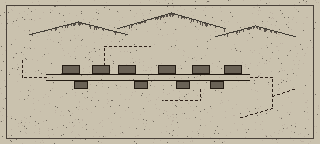
#> input picture art/backgrounds/room-00-town-map.png, 320 x 144 px, given in place of room-01-stage-road.png, which was not available
$ python room01_sky_extension.py
#> lines starting #> are read from the running program, lines starting #| are printed output that depends on the picture; after the words box and inside, x2 and y2 are one past the last pixel; in counts of white or black regions, pixels touching at a corner belong together
"""ROOM 1'S SKY, EXTENDED UPWARD FOR THE OPENING PAN (errata 157).

Tyler, 2026-11-07, of the jump from the title straight into Thad's first
line: "maybe the camera pans down from a starry sky to find Thad standing
there in the mud ... that would be the coolest way to start."

The approved plate stops just above the mountains. The pan needs a screen of
night sky above it. No new picture is painted: the sky is the plate's OWN sky
band (rows 0..BAND), its stars lifted out, its row-by-row gradient levelled to
the plate's top row so that tiles do not stripe, stacked with random shifts
and flips, and re-starred with the plate's own stars at the plate's own
density. Deterministic (fixed seed), so a rerun writes the same bytes.

    python3 tools/pixelart/room01_sky_extension.py
writes art/backgrounds/room-01-stage-road-sky.png (1920 x HEIGHT), then runs
room01_sky_stars.py for the room's `skyStars` (the ones that twinkle).
"""
import warnings

import numpy as np
from PIL import Image
from scipy import ndimage

PLATE = 'art/backgrounds/room-01-stage-road.png'
OUT = 'art/backgrounds/room-01-stage-road-sky.png'
HEIGHT = 864
BAND = 96          # sky-only rows at the plate's top
SEED = 1858

def main() -> None:
    warnings.filterwarnings('ignore', message='All-NaN slice')
    rng = np.random.default_rng(SEED)
    plate = np.asarray(Image.open(PLATE).convert('RGB')).astype(np.float64)
    band = plate[:BAND].copy()
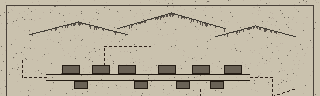
#> band: shape (96, 320, 3) float64; mean R, G, B 188.9, 180.9, 162
    w = band.shape[1]
#> w = 320
    # Stars: anything well above the navy ground in red (the ground's red is ~0-15).
    star = band[..., 0] > 38
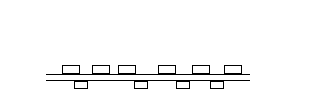
#> star: shape (96, 320) bool; 97.2% white; black in thin lines or dots, all inside (x1, y1, x2, y2) = (46, 65, 250, 89)
    star_grown = ndimage.binary_dilation(star, iterations=4)
#> star_grown: shape (96, 320) bool; every value is 1
    # Lift them out: each masked pixel takes the median of the ground around
    # it. (Copying the nearest pixel along the row left horizontal streaks.)
    clean = band.copy()
    for c in range(3):
        channel = band[..., c].copy()
        channel[star_grown] = np.nan
        filled = ndimage.generic_filter(channel, np.nanmedian, size=13, mode='nearest')
        # A star wider than the window leaves nothing to take a median of: its row's median, then.
        rows = np.nanmedian(channel, axis=1, keepdims=True)
        filled = np.where(np.isnan(filled), np.broadcast_to(rows, filled.shape), filled)
        clean[..., c][star_grown] = filled[star_grown]
#> this loop made 3 passes
#> pass 1, in main, `channel = band[..., c].copy()`:
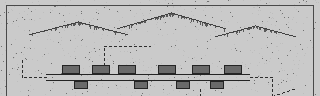
#> channel: shape (96, 320) float64; min 36, max 202, mean 188.9
#> pass 3, in main, `channel = band[..., c].copy()`:
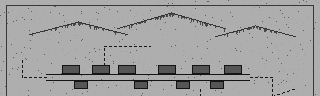
#> channel: shape (96, 320) float64; min 20, max 174, mean 162
#> after the loop: clean: shape (96, 320, 3) float64; every value is NaN or infinite
    # Level the band's own top-to-bottom gradient to its first rows' mean.
    row_mean = clean.mean(axis=1, keepdims=True)
#> row_mean = 96 rows, first 8: [nan, nan, nan], [nan, nan, nan], [nan, nan, nan], [nan, nan, nan], [nan, nan, nan], [nan, nan, nan], [nan, nan, nan], [nan, nan, nan]
    target = clean[:6].reshape(-1, 3).mean(axis=0)
#> target = [nan, nan, nan]
    flat = clean - row_mean + target
    # Stack shifted, flipped tiles to the height, top to bottom.
    tiles = []
    while sum(t.shape[0] for t in tiles) < HEIGHT:
        t = np.roll(flat, int(rng.integers(0, w)), axis=1)
        if rng.random() < 0.5: t = t[::-1]
        if rng.random() < 0.5: t = t[:, ::-1]
        tiles.append(t)
#> after the loop, tiles = 9 items
    sky = np.concatenate(tiles)[-HEIGHT:]
#> sky: shape (864, 320, 3) float64; every value is NaN or infinite
    # The plate's stars, as their light over the ground beneath them.
    labels, n = ndimage.label(star)
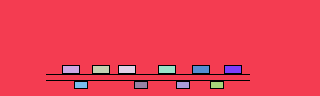
#> labels: shape (96, 320) int32; 12 distinct labels, from 0 to 11; one colour per label, 0 black
#> n = 11
    sprites = []
    for sl in ndimage.find_objects(labels):
        y0, x0 = max(sl[0].start - 6, 0), max(sl[1].start - 6, 0)
        y1, x1 = min(sl[0].stop + 6, BAND), min(sl[1].stop + 6, w)
        patch = band[y0:y1, x0:x1]
        under = clean[y0:y1, x0:x1]
        # Only the star's own light: faint differences around it are the
        # ground's noise, and pasting them drew a little box round every star.
        light = np.clip(patch - under, 0, None)
        light[light.sum(axis=-1) < 45] = 0
        sprites.append(light)
#> this loop made 11 passes
#> (y0, x0, y1, x1) on passes 1 to 11: (0, 0, 96, 320), (60, 57, 79, 85), (60, 87, 79, 115), (60, 113, 79, 141), (60, 153, 79, 181), (60, 187, 79, 215), (60, 219, 79, 247), (76, 69, 94, 93), (76, 129, 94, 153), (76, 171, 94, 195), (76, 205, 94, 229)
#> after the loop, sprites = 11 items
    # AT THE PLATE'S DENSITY OF STARS A PERSON SEES: counted as bright cores
    # (red over 110) per row, the plate's band against the new sky, adding
    # stars until the new sky has as many per row as the plate does.
    def seen_per_row(img: np.ndarray) -> float:
        return ndimage.label(img[..., 0] > 110)[1] / img.shape[0]
    want = seen_per_row(band)
#> want = 0.0208
    count = 0
    while seen_per_row(sky) < want:
        for _ in range(20):
            s = sprites[int(rng.integers(0, len(sprites)))]
            h, sw = s.shape[:2]
            y = int(rng.integers(0, HEIGHT - h)); x = int(rng.integers(0, w - sw))
            sky[y:y + h, x:x + sw] += s
            count += 1
#> this loop made 2 passes
#> after the loop, count = 21
    final = np.clip(sky, 0, 255).round().astype(np.uint8)
    Image.fromarray(final).save(OUT, optimize=True)
    print(f'{OUT}: {w}x{HEIGHT}, {count} stars from {n} in the plate band')
    # THE STARS THAT TWINKLE (errata 157, 165) are read back out of the sky just
    # written, never typed in: a regenerated sky moves its stars.
    import room01_sky_stars
    room01_sky_stars.main()

if __name__ == '__main__':
#> (the run stopped early here; a loop or call above may not have finished)
